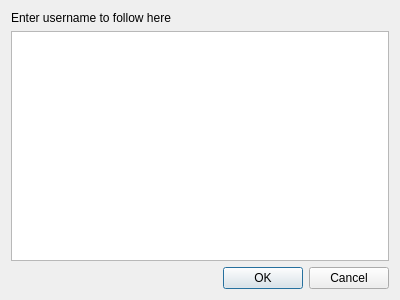
<?xml version="1.0" encoding="UTF-8"?>
<ui version="4.0">
 <class>followDialog</class>
 <widget class="QDialog" name="followDialog">
  <property name="geometry">
   <rect>
    <x>0</x>
    <y>0</y>
    <width>400</width>
    <height>300</height>
   </rect>
  </property>
  <property name="minimumSize">
   <size>
    <width>400</width>
    <height>300</height>
   </size>
  </property>
  <property name="windowTitle">
   <string>Follow</string>
  </property>
  <property name="windowIcon">
   <iconset>
    <normaloff>twitter.png</normaloff>twitter.png</iconset>
  </property>
  <layout class="QVBoxLayout" name="verticalLayout">
   <item>
    <widget class="QLabel" name="followLabel">
     <property name="text">
      <string>Enter username to follow here</string>
     </property>
    </widget>
   </item>
   <item>
    <widget class="QTextEdit" name="followText"/>
   </item>
   <item>
    <widget class="QDialogButtonBox" name="buttonBox">
     <property name="orientation">
      <enum>Qt::Horizontal</enum>
     </property>
     <property name="standardButtons">
      <set>QDialogButtonBox::Cancel|QDialogButtonBox::Ok</set>
     </property>
    </widget>
   </item>
  </layout>
 </widget>
 <resources/>
 <connections>
  <connection>
   <sender>buttonBox</sender>
   <signal>accepted()</signal>
   <receiver>followDialog</receiver>
   <slot>accept()</slot>
   <hints>
    <hint type="sourcelabel">
     <x>248</x>
     <y>254</y>
    </hint>
    <hint type="destinationlabel">
     <x>157</x>
     <y>274</y>
    </hint>
   </hints>
  </connection>
  <connection>
   <sender>buttonBox</sender>
   <signal>rejected()</signal>
   <receiver>followDialog</receiver>
   <slot>reject()</slot>
   <hints>
    <hint type="sourcelabel">
     <x>316</x>
     <y>260</y>
    </hint>
    <hint type="destinationlabel">
     <x>286</x>
     <y>274</y>
    </hint>
   </hints>
  </connection>
 </connections>
</ui>
